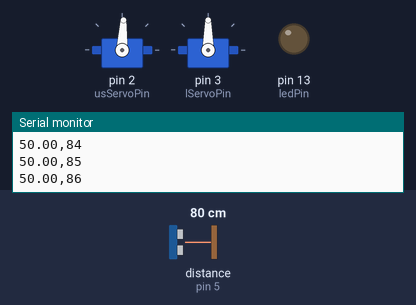
The sketch below on a simulated Arduino Uno, built with avr-gcc and run on an emulated ATmega328P. Parts: 2 × servo, output pins drawn as LEDs (lit = HIGH), the last lines printed to the serial monitor. Wiring (inferred from the names in the program): ultrasonic range finder: trigger pin 4; echo pin 5. Inputs (shaded band) come from the test bench; at power-on: distance to the obstacle (sensor on pin 5) 80 cm. The echo pulse lasts 58.3 µs per cm; pins used as bus, display or sensor lines are not drawn.

Above: at 1.2 s.
1.3 s: distance to the obstacle (sensor on pin 5) set to 2 cm
At 1.65 s:
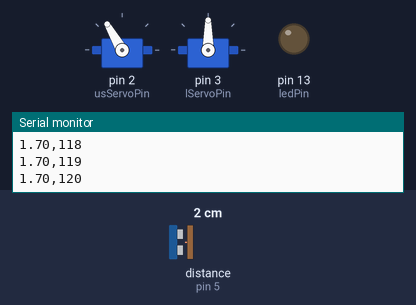
4.3 s: distance to the obstacle (sensor on pin 5) set to 35 cm
At 4.66 s:
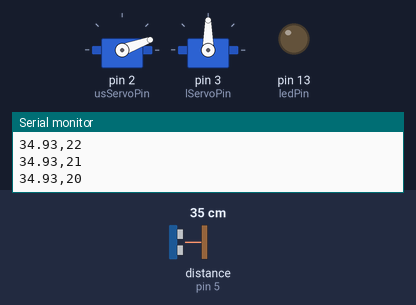
Timing chart, 0 to 28.5 s (numbered marks = the images above; inputs shaded):
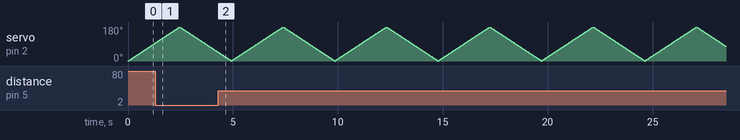

The sketch:

radar_arduino.ino
```cpp
#include<Servo.h>
#include"ultrasonic.h"

/*
 * #define MIN_PULSE_WIDTH       544     // the shortest pulse sent to a servo
*  #define MAX_PULSE_WIDTH      2400     // the longest pulse sent to a servo
 * void writeMicroseconds(int value); //can control more precise to servo
 */
//my servo trying --> SG90 try spec
const int max_pulse_width = 2700;
const int min_pulse_width = 720;
const float maxDist = 50;
const float SG90_SPEED = 600.0; //600deg/s --> need 1.7 milliSecond to turn 1deg

//ultrasonic
const int trig = 4;
const int echo = 5;
const int usServoPin = 2;
int usServoPos = 0;
const long delayTime = 30000;
bool usDirection = true;  //true --> from 0 to 180, false --> from 180 to 0
ultrasonic* us;
Servo usServo;

//laser
const int lServoPin = 3;
const int ledPin = 13;
int lservoPos = 90;
bool lDirection = true;
Servo lServo;

void setup() {
  //initial ultrasonic and laser
  //ultrasonic
  us = new ultrasonic(trig, echo, false);
  usServo.attach(usServoPin, max_pulse_width, max_pulse_width);
  usServo.write(usServoPos);
  //laser
  pinMode(ledPin, OUTPUT);
  lServo.attach(lServoPin, max_pulse_width, max_pulse_width);
  lServo.write(lservoPos);
  //serial
  Serial.begin(115200);
}

void loop() {
  long timeMicro = micros();

  //measuring and sending ultrasonic result
  float f;
  float f1 = us->measureDistance(24.0);
  float f2 = us->measureDistance(24.0);
  f = (f1 + f2) / 2.0f;
  f = (f<maxDist)?f:maxDist;

  Serial.println(String(f) + "," + String(usServoPos));

  //move ultrasonic motor
  if(usDirection){
    usServoPos += 1;
    if(usServoPos == 180){
      usDirection = false;
    }
  } else{
    usServoPos -= 1;
    if(usServoPos == 0){
      usDirection = true;
    }
  }
  usServo.write(usServoPos);

  long costTimeMicro = micros() - timeMicro;

  //try to make each sample time same
  long d = delayTime - costTimeMicro;
  delayMicroseconds(d>0?d:0);
}
```

ultrasonic.h
```cpp
#include<NewPing.h>

class ultrasonic{
public:
  ultrasonic(){

  }

  ultrasonic(int t, int e, bool useNew=false){
	this->useNewPing = useNew;
	if(useNew){
	  sonar = new NewPing(t, e, 200);
	}
    this->trig = t;
    this->echo = e;
    pinMode (this->trig, OUTPUT);
    pinMode (this->echo, INPUT);
  }

  float measureDistance(float f = 15.0){
	if(useNewPing){
	  return sonar->ping_cm();
	} else{
      return measureDistanceOld(f);
	}
  }

  float measureDistanceOld(float deg=15.0){
    float c = 331.0f + 0.6f * deg;
    float d = 10000.0f/c;
	float duration;
    float distance;
    digitalWrite(trig, HIGH);
    delayMicroseconds(this->delayMicroTime);
    digitalWrite(trig, LOW);
    duration = pulseIn (echo, HIGH, 15000); //15000us can measure 2.55m at temp=15deg
	if(duration != 0){
		distance = (duration/2.0f)/d;
	} else {
		distance = 250.0f;
	}
    return distance;
  }

  long delayTime(){
	  return delayMicroTime;
  }

private:
  int trig;
  int echo;
  bool useNewPing;
  NewPing* sonar;
  static const long delayMicroTime;
};

static const long ultrasonic::delayMicroTime = 1000;
```
